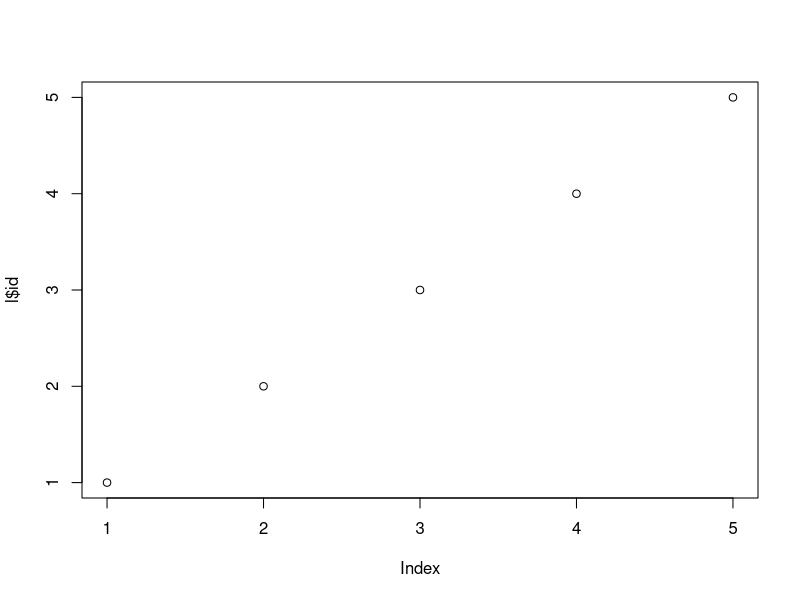

The R script that drew this image:
add <- function(a,b)
{
  c = a + b
  return(c)
}

add(0,1)
add(1,add(2,add(3,add(4,5))))

square <- function(x)
{
  return(x^2)
}
square(4)

volume <- function(a,b,c)
{
  return(a*b*c)
}
volume(1,2,3)

m <- matrix(c(1,2,3,4,5,6,7,8,9),3)
m


# 1-Rows ; 2-Colums
m
apply(m,1,sum)
apply(m,2,sum)

l <- list(id=c(1,2,3,4,5),names=c('a','b','c','d','e'),color=c('red','green','blue','pink','yellow'))
l
plot(l$id)

# only for numeric list
mlist <- list(a=c(1,2,3),b=c(1,2),c=c(2,1,3,1,3))
lapply(mlist,sum)
lapply(mlist,mean)
lapply(mlist,square)
lapply(mlist,cumsum)
sapply(mlist,sum)
sapply(mlist,cumsum)
sapply(mlist,square)
sapply(mlist,mean)


id <- c(1:5)
age <- seq(5,25,5)
age
gender <- c('M','F','F','M','F')
gender
y <- data.frame(id,age,gender)
View(y)
tapply(age,gender,mean)
tapply(age,id,sum)
tapply(id,gender,sum)

library()
